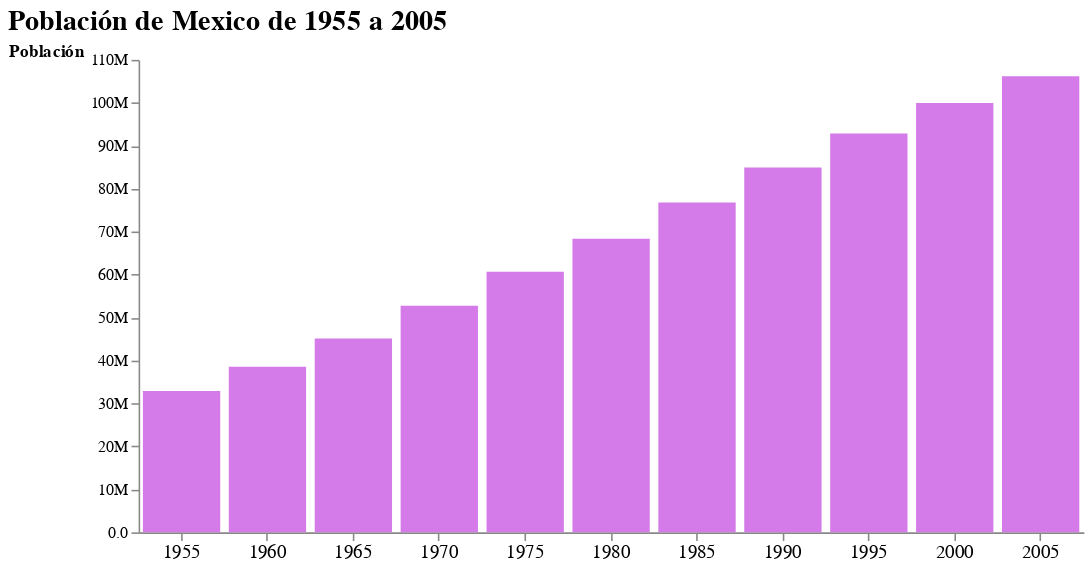

The notebook cell this image was saved under:
### Code cell
alt.Chart(datos_de_mipais).mark_bar(fill = '#D47AE9').encode(
    x = alt.X('year:O', title = '', axis = alt.Axis(labelAngle=0, labelFontSize=12)),
    y = alt.Y('pop:Q', title = 'Población', axis = alt.Axis(format = ".2s", grid=False, titleAnchor='end', titleAngle = 0)),
).properties(
    title = f"Población de {mi_pais} de 1955 a 2005",
    width = 600,
).configure_title(
    fontSize = 18,
    anchor = 'start',
).configure_view(
    strokeWidth=0
)

### Figure 1 — Vega-Lite specification as saved in the notebook (floating-point values rounded to 4 significant figures)
{"config": {"view": {"continuousWidth": 300, "continuousHeight": 300, "strokeWidth": 0}, "title": {"anchor": "start", "fontSize": 18}}, "data": {"name": "data-aba864ee56f53a3188d399bc2e3218f7"}, "mark": {"type": "bar", "fill": "#D47AE9"}, "encoding": {"x": {"axis": {"labelAngle": 0, "labelFontSize": 12}, "field": "year", "title": "", "type": "ordinal"}, "y": {"axis": {"format": ".2s", "grid": false, "titleAnchor": "end", "titleAngle": 0}, "field": "pop", "title": "Población", "type": "quantitative"}}, "title": "Población de Mexico de 1955 a 2005", "width": 600, "$schema": "https://vega.github.io/schema/vega-lite/v5.16.3.json", "datasets": {"data-aba864ee56f53a3188d399bc2e3218f7": [{"year": 1955, "country": "Mexico", "cluster": 3, "pop": 32929914, "life_expect": 55.19, "fertility": 6.8}, {"year": 1960, "country": "Mexico", "cluster": 3, "pop": 38578505, "life_expect": 58.3, "fertility": 6.75}, {"year": 1965, "country": "Mexico", "cluster": 3, "pop": 45142399, "life_expect": 60.11, "fertility": 6.75}, {"year": 1970, "country": "Mexico", "cluster": 3, "pop": 52775158, "life_expect": 62.36, "fertility": 6.5}, {"year": 1975, "country": "Mexico", "cluster": 3, "pop": 60678045, "life_expect": 65.03, "fertility": 5.25}, {"year": 1980, "country": "Mexico", "cluster": 3, "pop": 68347479, "life_expect": 67.41, "fertility": 4.25}, {"year": 1985, "country": "Mexico", "cluster": 3, "pop": 76767225, "life_expect": 69.5, "fertility": 3.63}, {"year": 1990, "country": "Mexico", "cluster": 3, "pop": 84913652, "life_expect": 71.45, "fertility": 3.191}, {"year": 1995, "country": "Mexico", "cluster": 3, "pop": 92880353, "life_expect": 73.67, "fertility": 2.671}, {"year": 2000, "country": "Mexico", "cluster": 3, "pop": 99926620, "life_expect": 74.9, "fertility": 2.401}, {"year": 2005, "country": "Mexico", "cluster": 3, "pop": 106202903, "life_expect": 76.19, "fertility": 2.211}]}}
